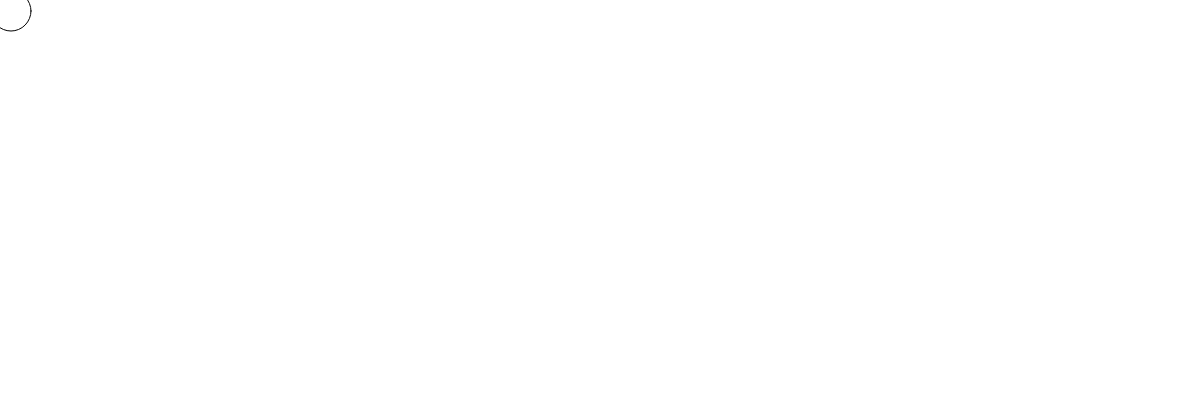
Frame 1 (no input)
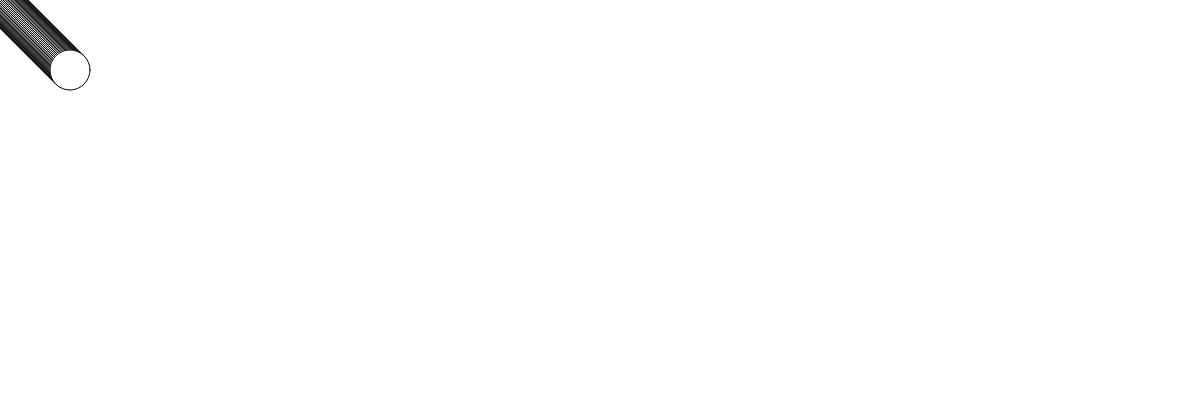
Frame 60 (no input)
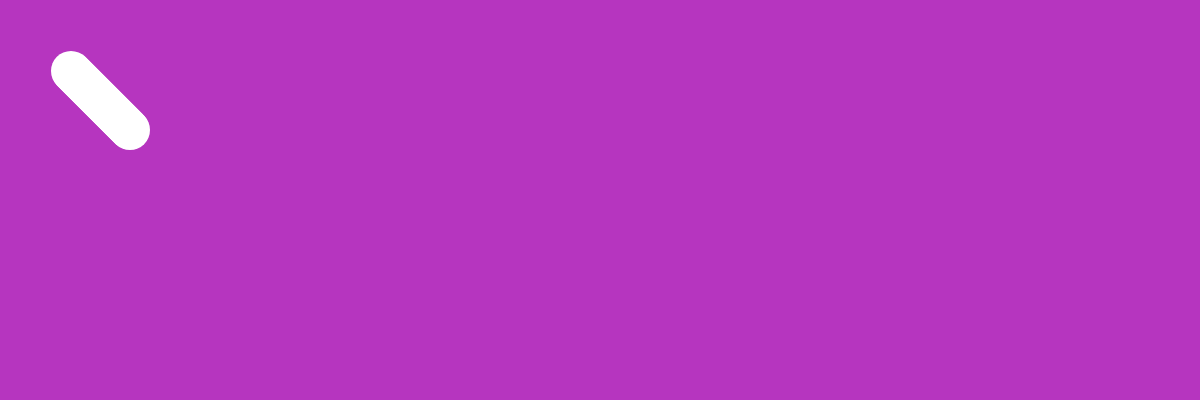
Frame 120 (the mouse pressed at the canvas centre since frame 60)

The p5.js sketch that drew these frames (run headless with seeded random() and noise() and a simulated clock; from frame 60 on, the mouse is pressed at the canvas centre):

// p5.js sketch
// ── sketch.js




let ball = {};
ball.width = 40;
ball.x = 10;
ball.y = 10;
ball.delta_x = 1;
ball.delta_y = 1;
ball.scale_x = 1;
ball.scale_y = 1;

function setup() {
    createCanvas(windowWidth, 400);
    background(255);
}



function draw() {

    ball.x += ball.delta_x * ball.scale_x;
    ball.y += ball.delta_y * ball.scale_y;


    if (ball.x >= width || ball.x <= 0) {
        ball.delta_x = -1 * ball.delta_x;
    }
    if (ball.y >= height || ball.y <= 0) {
        ball.delta_y = -1 * ball.delta_y;
    }

    fill(255);
    ellipse(ball.x, ball.y, ball.width, ball.width);
}

function mousePressed() {
 if ( mouseIsPressed ) {
        background( random(255), random(255), random(255) );

        noStroke();
    } else {
        background(0);
    }
}
